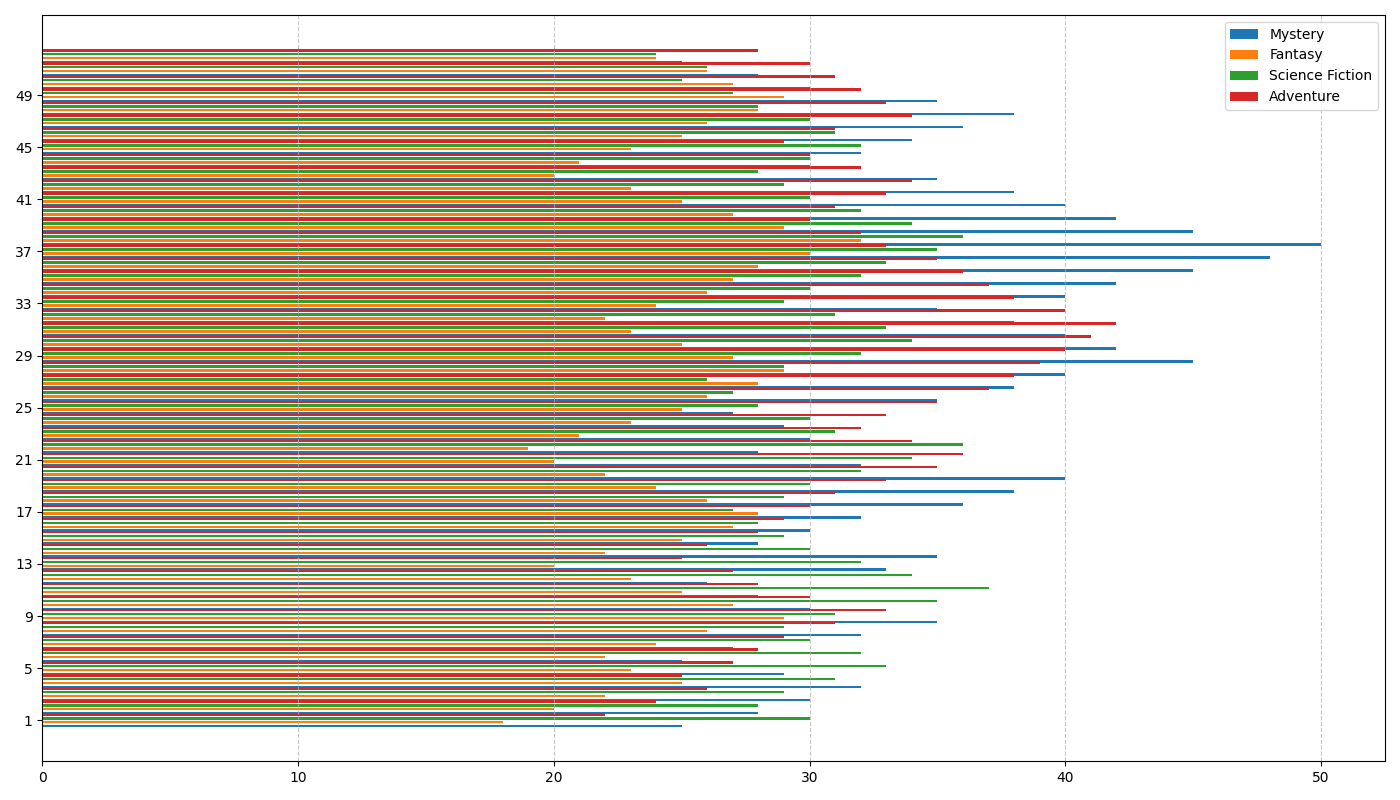

The Python source for this figure:
import matplotlib.pyplot as plt
import numpy as np

weeks = np.array(range(1, 53))
mystery_readings = np.array([25, 28, 30, 32, 29, 25, 27, 32, 35, 30, 28, 26, 33, 35, 28, 30, 32, 36, 38, 40, 32, 28, 30, 29, 27, 35, 38, 40, 45, 42, 40, 38, 35, 40, 42, 45, 48, 50, 45, 42, 40, 38, 35, 30, 32, 34, 36, 38, 35, 30, 28, 25])
fantasy_readings = np.array([18, 20, 22, 25, 23, 22, 24, 26, 29, 27, 25, 23, 20, 22, 25, 27, 28, 26, 24, 22, 20, 19, 21, 23, 25, 26, 28, 29, 27, 25, 23, 22, 24, 26, 27, 28, 30, 32, 29, 27, 25, 23, 20, 21, 23, 25, 26, 28, 29, 27, 26, 24])
science_fiction_readings = np.array([30, 28, 29, 31, 33, 32, 30, 29, 31, 35, 37, 34, 32, 30, 29, 28, 27, 29, 30, 32, 34, 36, 31, 30, 28, 27, 26, 29, 32, 34, 33, 31, 29, 30, 32, 33, 35, 36, 34, 32, 30, 29, 28, 30, 32, 31, 30, 28, 27, 25, 26, 24])
adventure_readings = np.array([22, 24, 26, 25, 27, 28, 29, 31, 33, 30, 28, 27, 25, 26, 28, 29, 30, 31, 33, 35, 36, 34, 32, 33, 35, 37, 38, 39, 40, 41, 42, 40, 38, 37, 36, 35, 33, 32, 30, 31, 33, 34, 32, 30, 29, 31, 34, 33, 32, 31, 30, 28])

fig, ax = plt.subplots(figsize=(14, 8))
ax.barh(weeks - 0.45, mystery_readings, height=0.2, color='#1f77b4', label='Mystery')
ax.barh(weeks - 0.15, fantasy_readings, height=0.2, color='#ff7f0e', label='Fantasy')
ax.barh(weeks + 0.15, science_fiction_readings, height=0.2, color='#2ca02c', label='Science Fiction')
ax.barh(weeks + 0.45, adventure_readings, height=0.2, color='#d62728', label='Adventure')

ax.set_yticks(weeks[::4])
ax.grid(axis='x', linestyle='--', alpha=0.7)
ax.legend()

plt.tight_layout()
plt.show()
